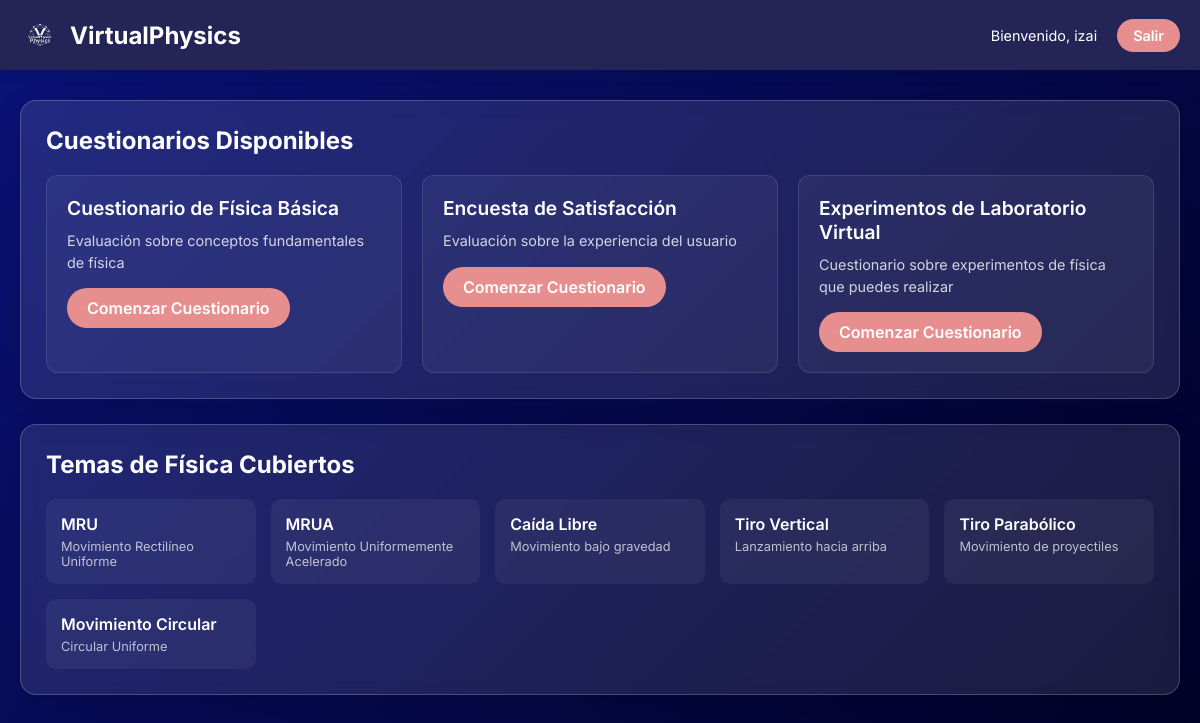
Page /dashboard.php (signed in) on the committed database.
### tables this page shows
CREATE TABLE `formularios` (
  `id` int(11) NOT NULL,
  `titulo` varchar(255) NOT NULL,
  `descripcion` text DEFAULT NULL,
  `fecha_creacion` datetime DEFAULT current_timestamp(),
  `activo` tinyint(1) DEFAULT 1
);

### dashboard.php (the view, shortened to what this page needs)
<?php
include 'config/database.php';
$query_formularios = "SELECT * FROM formularios WHERE activo = 1";
$formularios = mysqli_query($conexion, $query_formularios);
?>
<!DOCTYPE html>
<html lang="es">
<head>
    <link rel="stylesheet" href="css/dashboard.css">
</head>
<body>
    <nav class="navbar">
        <div class="container navbar-container">
            <div class="logo">
                <img src="img/logo.png" alt="VirtualPhysics Logo">
                <span class="logo-text">VirtualPhysics</span>
            </div>
            <div class="user-actions">
                <span class="welcome-text">Bienvenido, <?php echo $_SESSION['usuario_nombre']; ?></span>
                <a href="logout.php" class="logout-btn">Salir</a>
            </div>
        </div>
    </nav>
    <div class="main-content">
        <div class="container">
            <div class="card">
                <h2 class="card-title">Cuestionarios Disponibles</h2>
                <div class="formularios-grid">
                    <?php while($formulario = mysqli_fetch_assoc($formularios)): ?>
                        <div class="formulario-card">
                            <h3 class="formulario-title"><?php echo $formulario['titulo']; ?></h3>
                            <p class="formulario-description"><?php echo $formulario['descripcion']; ?></p>
                            <a href="formularios.php?id=<?php echo $formulario['id']; ?>" class="btn btn-primary">
                                Comenzar Cuestionario
                            </a>
                        </div>
                    <?php endwhile; ?>
                </div>
            </div>
            <div class="card">
                <h3 class="card-title">Temas de Física Cubiertos</h3>
                <div class="temas-grid">
                    <div class="tema-card">
                        <h4 class="tema-title">MRU</h4>
                        <p class="tema-description">Movimiento Rectilíneo Uniforme</p>
                    </div>
                    <div class="tema-card">
                        <h4 class="tema-title">MRUA</h4>
                        <p class="tema-description">Movimiento Uniformemente Acelerado</p>
                    </div>
                    <div class="tema-card">
                        <h4 class="tema-title">Caída Libre</h4>
                        <p class="tema-description">Movimiento bajo gravedad</p>
                    </div>
                    <div class="tema-card">
                        <h4 class="tema-title">Tiro Vertical</h4>
                        <p class="tema-description">Lanzamiento hacia arriba</p>
                    </div>
                    <div class="tema-card">
                        <h4 class="tema-title">Tiro Parabólico</h4>
                        <p class="tema-description">Movimiento de proyectiles</p>
                    </div>
                    <div class="tema-card">
                        <h4 class="tema-title">Movimiento Circular</h4>
                        <p class="tema-description">Circular Uniforme</p>
                    </div>
                </div>
            </div>
        </div>
    </div>
</body>
</html>

### css/dashboard.css (style rules this page uses)
* { margin: 0; padding: 0; box-sizing: border-box; }
body { font-family: 'Inter', -apple-system, BlinkMacSystemFont, 'Segoe UI', Roboto, sans-serif; background: linear-gradient(135deg, #091379 0%, #020024 100%); min-height: 100vh; color: #ffffff; }
.container { width: 100%; max-width: 1200px; margin: 0 auto; padding: 0 20px; }
.navbar { background-color: #242556; padding: 15px 0; box-shadow: 0 4px 12px rgba(0, 0, 0, 0.1); position: sticky; top: 0; z-index: 100; }
.navbar-container { display: flex; justify-content: space-between; align-items: center; }
.logo { display: flex; align-items: center; gap: 10px; }
.logo img { height: 40px; width: auto; }
.logo-text { font-size: 1.5rem; font-weight: 700; color: #ffffff; }
.user-actions { display: flex; align-items: center; gap: 20px; }
.welcome-text { font-size: 0.9rem; }
.logout-btn { background-color: #e78f8e; color: white; border: none; padding: 8px 16px; border-radius: 24px; font-size: 0.9rem; font-weight: 600; cursor: pointer; text-decoration: none; transition: all 0.3s ease; }
.main-content { padding: 30px 0; }
.card { background: rgba(255, 255, 255, 0.1); backdrop-filter: blur(10px); border: 1px solid rgba(255, 255, 255, 0.2); border-radius: 16px; padding: 25px; margin-bottom: 25px; box-shadow: 0 10px 30px rgba(0, 0, 0, 0.15); animation: fadeIn 0.5s ease-out; }
.card-title { font-size: 1.5rem; font-weight: 700; margin-bottom: 20px; color: #ffffff; }
.formularios-grid { display: grid; grid-template-columns: repeat(auto-fill, minmax(300px, 1fr)); gap: 20px; }
.formulario-card { background: rgba(255, 255, 255, 0.05); border: 1px solid rgba(255, 255, 255, 0.1); border-radius: 12px; padding: 20px; transition: all 0.3s ease; }
.formulario-title { font-size: 1.2rem; font-weight: 600; margin-bottom: 10px; color: #ffffff; }
.formulario-description { font-size: 0.9rem; color: rgba(255, 255, 255, 0.8); margin-bottom: 15px; line-height: 1.5; }
.btn { display: inline-block; padding: 10px 20px; border-radius: 24px; font-weight: 600; text-decoration: none; transition: all 0.3s ease; text-align: center; }
.btn-primary { background-color: #e78f8e; color: white; }
.temas-grid { display: grid; grid-template-columns: repeat(auto-fill, minmax(200px, 1fr)); gap: 15px; }
.tema-card { background: rgba(255, 255, 255, 0.05); border-radius: 10px; padding: 15px; transition: all 0.3s ease; }
.tema-title { font-size: 1rem; font-weight: 600; margin-bottom: 5px; color: #ffffff; }
.tema-description { font-size: 0.8rem; color: rgba(255, 255, 255, 0.7); }

### rows in the picture
formularios: titulo "Cuestionario de Física Básica", descripcion "Evaluación sobre conceptos fundamentales de física"
formularios: titulo "Encuesta de Satisfacción", descripcion "Evaluación sobre la experiencia del usuario"
formularios: titulo "Experimentos de Laboratorio Virtual", descripcion "Cuestionario sobre experimentos de física que puedes realizar"

### other values in the picture
$_SESSION['usuario_nombre'] "izai"
